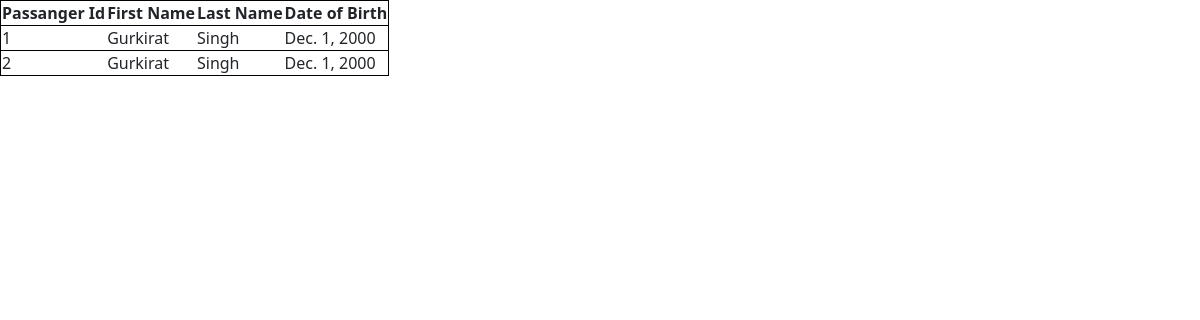
The page /api/passangerView/ on the database its author committed.
### Trip/models.py (models this page shows, shortened)
class Passengers(models.Model):
    firstName = models.CharField(max_length=100)
    lastName = models.CharField(max_length=100)
    dob = models.DateField()

### Trip/views.py (the view)
# urls.py: path('passangerView/',views.viewPassanger, name='passangerView'),
def viewPassanger(request):
   if request.method == 'GET':
    items = Passengers.objects.all()
    perpage = request.GET.get('perpage', default=2)
    page = request.GET.get('page', default = 1)
    paginator = Paginator(items, per_page=perpage)
    try:
       items = paginator.page(number=page)
    except EmptyPage:
       items = []
    totalPages = items.paginator.num_pages
    itemData = {
       'items': items,
       'lastpage': totalPages,
       'totalPageList': [n+1 for n in range(totalPages)],
    }
   return render(request, "passangerView.html", itemData)

### Trip/templates/passangerView.html (shortened to what this page needs)
{% load django_bootstrap5 %}
{% bootstrap_css %}
<!DOCTYPE html>
<html lang="en">
<head>
</head>
<body>
    <table style="border: 1px solid black;">
        <th>Passanger Id</th>
        <th>First Name</th>
        <th>Last Name</th>
        <th>Date of Birth</th>
        {% for item in items %}
        <tr style="border: 1px solid black;">
           <td>{{item.id}}</td>
           <td>{{item.firstName}}</td>
           <td>{{item.lastName}}</td>
           <td>{{item.dob}}</td>
        </tr>
        {% endfor %}
    </table>
</body>
</html>

### rows shown on the page
Passengers: id "1", firstName "Gurkirat", lastName "Singh", dob "Dec. 1, 2000"
Passengers: id "2", firstName "Gurkirat", lastName "Singh", dob "Dec. 1, 2000"
